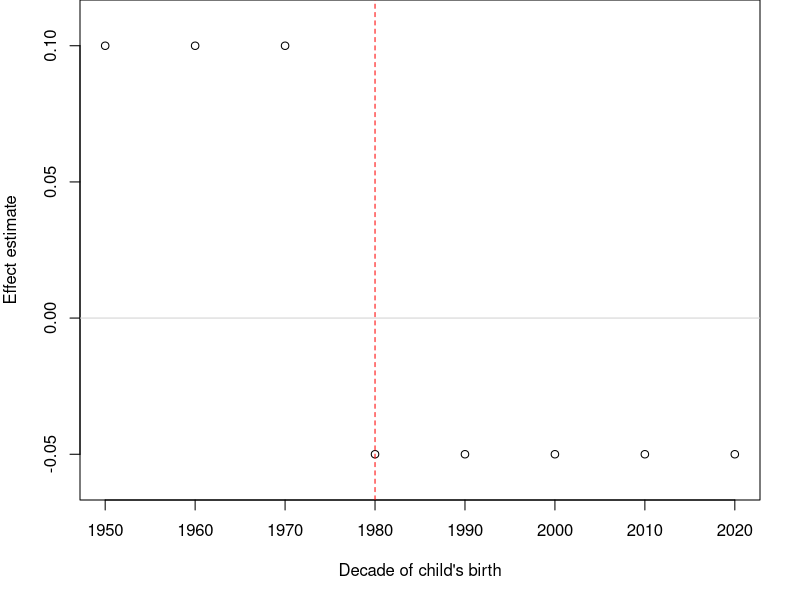
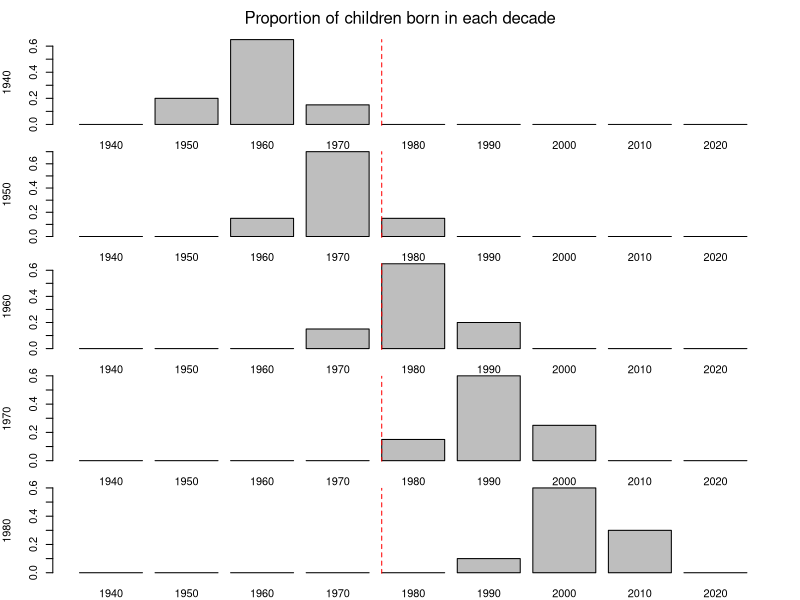

Write the R code that produced these figures, in order. (Note: this script raises an error after producing the figures.)

# Parameters

beta1<-0.1
beta2<--0.05
year_of_change<-1980
decades<-5
distributions<-list(
  data.frame(age=c(10,20,30),prop=c(0.2,0.65,0.15)),
  data.frame(age=c(10,20,30),prop=c(0.15,0.7,0.15)),
  data.frame(age=c(10,20,30),prop=c(0.15,0.65,0.2)),
  data.frame(age=c(10,20,30),prop=c(0.15,0.6,0.25)),
  data.frame(age=c(10,20,30),prop=c(0.1,0.6,0.3))
)
birth_decades<-c(1940,1950,1960,1970,1980)

# If data told us birth date of children:
par(mar=c(5,4,0,2),mfrow=c(1,1),xpd=FALSE)
plot(c(seq(1950,2020,10)),c(rep(beta1,3),rep(beta2,5)),ylim=c(beta2-0.01,beta1+0.01),xlab="Decade of child's birth",ylab="Effect estimate")
abline(h=0,col="lightgrey")
abline(v=year_of_change,col="red",lty=2)

# Plot with a line through the year of change

par(oma=c(0,0,3,0),mar=c(2,4,0,2),mfrow=c(5,1),xpd=FALSE)
bp<-barplot(c(0,distributions[[1]]$prop,0,0,0,0,0),names.arg=seq(1940,2020,10),ylab="1940",xlab=NA)
abline(v=5,col="red",lty=2)
par(mar=c(2,4,0,2))
bp<-barplot(c(0,0,distributions[[2]]$prop,0,0,0,0),names.arg=seq(1940,2020,10),ylab="1950",xlab=NA)
abline(v=5,col="red",lty=2)
bp<-barplot(c(0,0,0,distributions[[3]]$prop,0,0,0),names.arg=seq(1940,2020,10),ylab="1960",xlab=NA)
abline(v=5,col="red",lty=2)
bp<-barplot(c(0,0,0,0,distributions[[4]]$prop,0,0),names.arg=seq(1940,2020,10),ylab="1970",xlab=NA)
abline(v=5,col="red",lty=2)
bp<-barplot(c(0,0,0,0,0,distributions[[5]]$prop,0),names.arg=seq(1940,2020,10),ylab="1980",xlab=NA)
abline(v=5,col="red",lty=2)
mtext("Proportion of children born in each decade",line=1, outer = TRUE, cex = 1)

# known decade effects
decade_effects<-data.frame(decade=birth_decades,effects=NA)
for(d in 1:length(birth_decades)){
  decade_effects$effects[d]<-ifelse(birth_decades[d]+10<year_of_change,beta1,beta2)*distributions[[d]]$prop[1] +
                              ifelse(birth_decades[d]+20<year_of_change,beta1,beta2)*distributions[[d]]$prop[2] +
                              ifelse(birth_decades[d]+30<year_of_change,beta1,beta2)*distributions[[d]]$prop[3]
}

decade_effects

min_beta_function<-function(betas,year,distributions,decade_effects,birth_decades){
  est_decade_effects<-rep(0,length(birth_decades))
  for(d in 1:length(birth_decades)){
    est_decade_effects[d]<-ifelse(birth_decades[d]+10<year,betas[1],betas[2])*distributions[[d]]$prop[1] +
      ifelse(birth_decades[d]+20<year,betas[1],betas[2])*distributions[[d]]$prop[2] +
      ifelse(birth_decades[d]+30<year,betas[1],betas[2])*distributions[[d]]$prop[3]
  }
  return(sum((est_decade_effects - decade_effects$effects)^2))
}


min_year_function<-function(year_range,distributions,decade_effects,birth_decades){
  year_optim<-vector("list",length(year_range))
  for (i in 1:length(year_optim)){
    year_optim[[i]]<-optim(c(0,0),min_beta_function,gr=NULL,year_range[i],distributions,decade_effects,birth_decades)[c('par','value')]
    year_optim[[i]]$year<-year_range[i]
  }
  values<-sapply(year_optim,function(x) x$value)
  return(year_optim[which(values==min(values))])
}
result<-min_year_function(seq(1950,2010,10),distributions,decade_effects,birth_decades)


# Simulate the number of children each person has in their lifetime
# Assume the 20,000 people born in each decade have 20,000 children

set.seed(2981847)
nid_per_decade<-20000
dataset<-data.frame(id=1:(nid_per_decade*decades),genotype=c(0,1),trait=c(0,1),birth_decade=rep(birth_decades,each=nid_per_decade),number_of_children=0)


for (d in 1:length(birth_decades)){
  parents<-dataset[dataset$birth_decade==birth_decades[d],]
  age_of_parent<-sample(c(10,20,30),nid_per_decade,T,distributions[[d]]$prop)
  p_10<-sample(parents$id,sum(age_of_parent==10),TRUE,exp(1+parents$trait*ifelse(birth_decades[d]+10<year_of_change,beta1,beta2)))
  p_20<-sample(parents$id,sum(age_of_parent==20),TRUE,exp(1+parents$trait*ifelse(birth_decades[d]+20<year_of_change,beta1,beta2)))
  p_30<-sample(parents$id,sum(age_of_parent==30),TRUE,exp(1+parents$trait*ifelse(birth_decades[d]+30<year_of_change,beta1,beta2)))
  tabParents <- table(c(p_10,p_20,p_30))
  dataset$number_of_children[as.numeric(unlist(dimnames(tabParents)))] <- tabParents
}

## Overall estimate
## genotype to trait
mod_gx<-summary(lm(dataset$trait~dataset$genotype))
b_gx<-mod_gx$coefficients[2,1]
se_gx<-mod_gx$coefficients[2,2]

## genotype to number of children (glm method)
mod_glm_gy<-summary(glm(dataset$number_of_children~dataset$genotype,family=poisson("log")))
b_glm_gy<-mod_glm_gy$coefficients[2,1]
se_glm_gy<-mod_glm_gy$coefficients[2,2]
## Wald Ratio
wr<-mr_wald_ratio(b_gx,b_glm_gy,se_gx,se_glm_gy)
wr

## Estimate by decade of birth
decade_effect_ests<-data.frame(decade=birth_decades,effects=NA,se=NA,pval=NA,nsnp=NA)
for (d in 1:length(birth_decades)){
  d_dataset<-dataset[dataset$birth_decade==birth_decades[d],]
  ## genotype to trait
  mod_gx<-summary(lm(d_dataset$trait~d_dataset$genotype))
  b_gx<-mod_gx$coefficients[2,1]
  se_gx<-mod_gx$coefficients[2,2]
  
  ## genotype to number of children (glm method)
  mod_glm_gy<-summary(glm(d_dataset$number_of_children~d_dataset$genotype,family=poisson("log")))
  b_glm_gy<-mod_glm_gy$coefficients[2,1]
  se_glm_gy<-mod_glm_gy$coefficients[2,2]
  ## Wald Ratio
  wr<-mr_wald_ratio(b_gx,b_glm_gy,se_gx,se_glm_gy)
  decade_effect_ests$effects[d]<-wr$b
  decade_effect_ests$se[d]<-wr$se
  decade_effect_ests$pval[d]<-wr$pval
  decade_effect_ests$nsnp[d]<-wr$nsnp
}

sim_result<-min_year_function(seq(1950,2010,10),distributions,decade_effect_ests,birth_decades)



##############
# Simulate with more noise

set.seed(2904723)
nid_per_decade<-20000
dataset<-data.frame(id=1:(nid_per_decade*decades),birth_decade=rep(birth_decades,each=nid_per_decade),number_of_children=0)
dataset$genotype<-rbinom(nrow(dataset),2,0.5)
dataset$trait<-5*dataset$genotype+rnorm(nrow(dataset))

for (d in 1:length(birth_decades)){
  parents<-dataset[dataset$birth_decade==birth_decades[d],]
  age_of_parent<-sample(c(10,20,30),nid_per_decade,T,distributions[[d]]$prop)
  p_10<-sample(parents$id,sum(age_of_parent==10),TRUE,exp(1+parents$trait*ifelse(birth_decades[d]+10<year_of_change,beta1,beta2)+rnorm(nrow(parents),0,0.1)))
  p_20<-sample(parents$id,sum(age_of_parent==20),TRUE,exp(1+parents$trait*ifelse(birth_decades[d]+20<year_of_change,beta1,beta2)+rnorm(nrow(parents),0,0.1)))
  p_30<-sample(parents$id,sum(age_of_parent==30),TRUE,exp(1+parents$trait*ifelse(birth_decades[d]+30<year_of_change,beta1,beta2)+rnorm(nrow(parents),0,0.1)))
  tabParents <- table(c(p_10,p_20,p_30))
  dataset$number_of_children[as.numeric(unlist(dimnames(tabParents)))] <- tabParents
}

## Overall estimate
## genotype to trait
mod_gx<-summary(lm(dataset$trait~dataset$genotype))
b_gx<-mod_gx$coefficients[2,1]
se_gx<-mod_gx$coefficients[2,2]

## genotype to number of children (glm method)
mod_glm_gy<-summary(glm(dataset$number_of_children~dataset$genotype,family=poisson("log")))
b_glm_gy<-mod_glm_gy$coefficients[2,1]
se_glm_gy<-mod_glm_gy$coefficients[2,2]
## Wald Ratio
wr<-mr_wald_ratio(b_gx,b_glm_gy,se_gx,se_glm_gy)
wr

## Estimate by decade of birth
decade_effect_ests<-data.frame(decade=birth_decades,effects=NA,se=NA,pval=NA,nsnp=NA)
for (d in 1:length(birth_decades)){
  d_dataset<-dataset[dataset$birth_decade==birth_decades[d],]
  ## genotype to trait
  mod_gx<-summary(lm(d_dataset$trait~d_dataset$genotype))
  b_gx<-mod_gx$coefficients[2,1]
  se_gx<-mod_gx$coefficients[2,2]
  
  ## genotype to number of children (glm method)
  mod_glm_gy<-summary(glm(d_dataset$number_of_children~d_dataset$genotype,family=poisson("log")))
  b_glm_gy<-mod_glm_gy$coefficients[2,1]
  se_glm_gy<-mod_glm_gy$coefficients[2,2]
  ## Wald Ratio
  wr<-mr_wald_ratio(b_gx,b_glm_gy,se_gx,se_glm_gy)
  decade_effect_ests$effects[d]<-wr$b
  decade_effect_ests$se[d]<-wr$se
  decade_effect_ests$pval[d]<-wr$pval
  decade_effect_ests$nsnp[d]<-wr$nsnp
}

sim_result<-min_year_function(seq(1950,2010,10),distributions,decade_effect_ests,birth_decades)




##############
# Simulate with a gradually decreasing beta
beta<-data.frame(years=c(1950,1960,1970,1980,1990,2000,2010),beta=c(0.1,0.075,0.05,0.025,0,-0.025,-0.05))

# If data told us birth date of children:
par(mar=c(5,4,0,2),mfrow=c(1,1),xpd=FALSE)
plot(beta$years,beta$beta,xlab="Decade of child's birth",ylab="Effect estimate")
abline(h=0,col="lightgrey")

set.seed(765775)
nid_per_decade<-20000
dataset<-data.frame(id=1:(nid_per_decade*decades),birth_decade=rep(birth_decades,each=nid_per_decade),number_of_children=0)
dataset$genotype<-rbinom(nrow(dataset),2,0.5)
dataset$trait<-5*dataset$genotype+rnorm(nrow(dataset))

for (d in 1:length(birth_decades)){
  parents<-dataset[dataset$birth_decade==birth_decades[d],]
  age_of_parent<-sample(c(10,20,30),nid_per_decade,T,distributions[[d]]$prop)
  p_10<-sample(parents$id,sum(age_of_parent==10),TRUE,exp(1+parents$trait*beta$beta[d]+rnorm(nrow(parents),0,0.1)))
  p_20<-sample(parents$id,sum(age_of_parent==20),TRUE,exp(1+parents$trait*beta$beta[d+1]+rnorm(nrow(parents),0,0.1)))
  p_30<-sample(parents$id,sum(age_of_parent==30),TRUE,exp(1+parents$trait*beta$beta[d+2]+rnorm(nrow(parents),0,0.1)))
  tabParents <- table(c(p_10,p_20,p_30))
  dataset$number_of_children[as.numeric(unlist(dimnames(tabParents)))] <- tabParents
}

## Overall estimate
## genotype to trait
mod_gx<-summary(lm(dataset$trait~dataset$genotype))
b_gx<-mod_gx$coefficients[2,1]
se_gx<-mod_gx$coefficients[2,2]

## genotype to number of children (glm method)
mod_glm_gy<-summary(glm(dataset$number_of_children~dataset$genotype,family=poisson("log")))
b_glm_gy<-mod_glm_gy$coefficients[2,1]
se_glm_gy<-mod_glm_gy$coefficients[2,2]
## Wald Ratio
wr<-mr_wald_ratio(b_gx,b_glm_gy,se_gx,se_glm_gy)
wr

## Estimate by decade of birth
decade_effect_ests<-data.frame(decade=birth_decades,effects=NA,se=NA,pval=NA,nsnp=NA)
for (d in 1:length(birth_decades)){
  d_dataset<-dataset[dataset$birth_decade==birth_decades[d],]
  ## genotype to trait
  mod_gx<-summary(lm(d_dataset$trait~d_dataset$genotype))
  b_gx<-mod_gx$coefficients[2,1]
  se_gx<-mod_gx$coefficients[2,2]
  
  ## genotype to number of children (glm method)
  mod_glm_gy<-summary(glm(d_dataset$number_of_children~d_dataset$genotype,family=poisson("log")))
  b_glm_gy<-mod_glm_gy$coefficients[2,1]
  se_glm_gy<-mod_glm_gy$coefficients[2,2]
  ## Wald Ratio
  wr<-mr_wald_ratio(b_gx,b_glm_gy,se_gx,se_glm_gy)
  decade_effect_ests$effects[d]<-wr$b
  decade_effect_ests$se[d]<-wr$se
  decade_effect_ests$pval[d]<-wr$pval
  decade_effect_ests$nsnp[d]<-wr$nsnp
}

sim_result<-min_year_function(seq(1950,2010,10),distributions,decade_effect_ests,birth_decades)

# beta1 is beta in first decade, beta2 is the difference between decades
min_linear_beta_function<-function(betas,distributions,decade_effects,birth_decades){
  est_decade_effects<-rep(0,length(birth_decades))
  for(d in 1:length(birth_decades)){
    est_decade_effects[d]<-(betas[1]+betas[2]*(d-1))*distributions[[d]]$prop[1] +
      (betas[1]+betas[2]*d)*distributions[[d]]$prop[2] +
      (betas[1]+betas[2]*(d+1))*distributions[[d]]$prop[3]
  }
  return(sum((est_decade_effects - decade_effects$effects)^2))
}


sim_linear_result<-optim(c(0,0),min_linear_beta_function,gr=NULL,distributions,decade_effect_ests,birth_decades)[c('par','value')]
